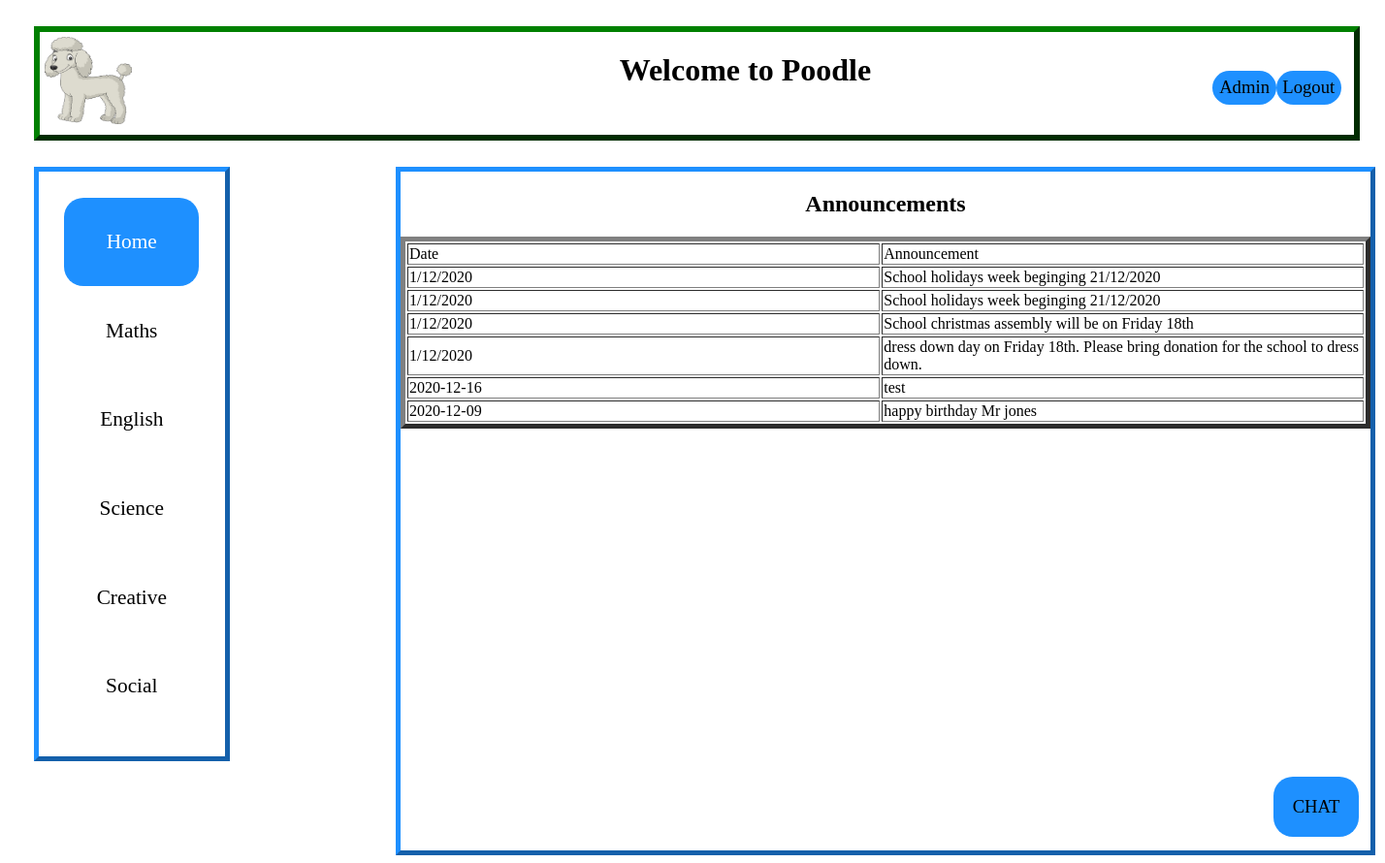
The page /home (signed in) on the database as committed earlier.
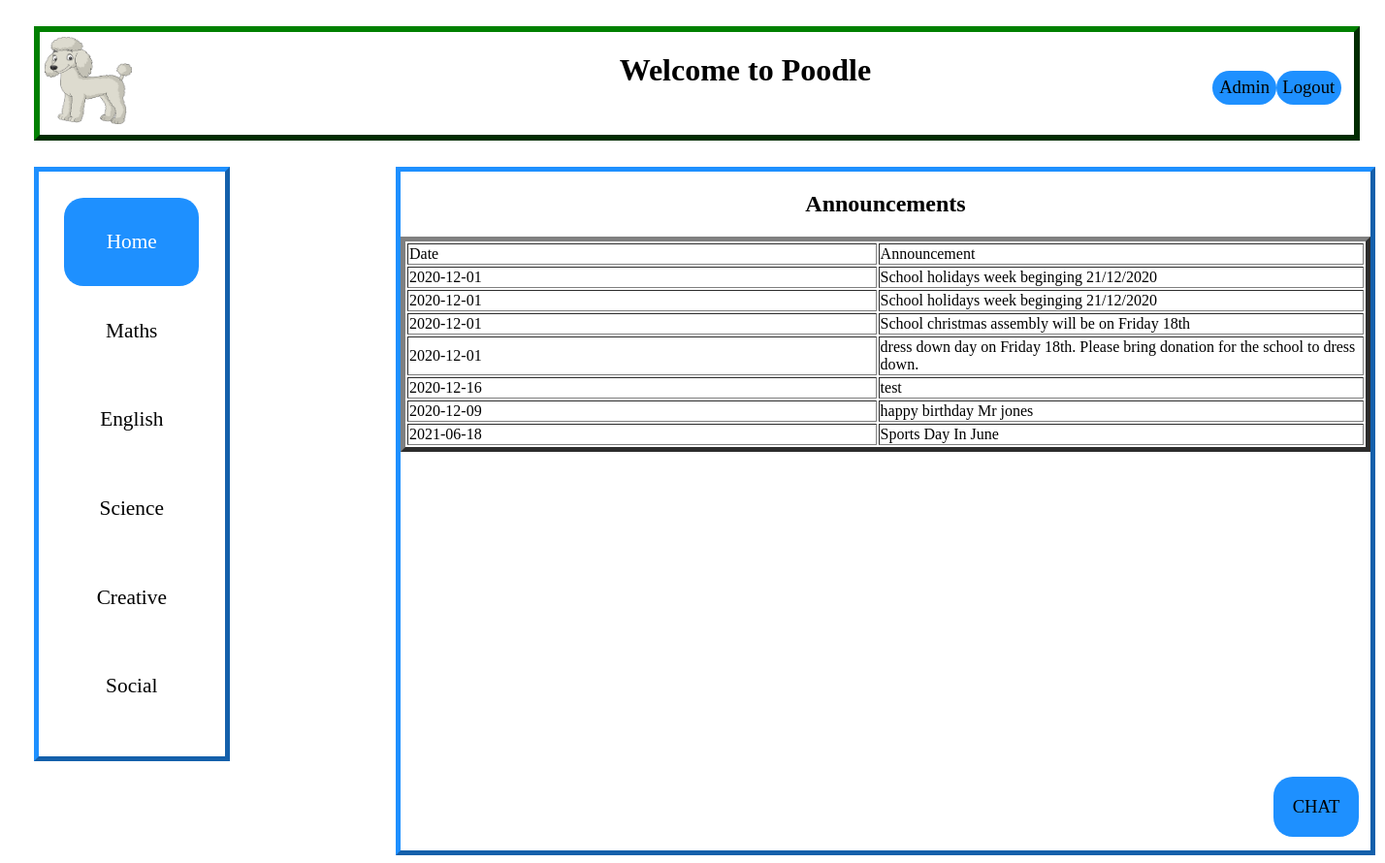
The same page on the database as committed later.
### tables this page shows
CREATE TABLE "announcements" (
	"Date"	TEXT,
	"Announcements"	TEXT
);

### poodle_project.py (the view)
@app.route('/home')
def home():
    if 'user' in session:
        rows = return_all('SELECT * FROM announcements')
        return render_template('home.html', rows=rows)
    else:
        return redirect(url_for('login'))

### poodle_project.py (called while the page is built)
def get_db():
    db = getattr(g, 'db', None)
    if db is None:
        db = sqlite3.connect(db_location)
        g.db = db
    return db

@app.teardown_appcontext
def close_db_connection(exception):
    db = getattr(g, 'db', None)
    if db is not None:
        db.close()

def return_all(query):
    cursor = get_db().execute(query)
    rv = cursor.fetchall()
    cursor.close()
    return rv

### templates/home.html (shortened to what this page needs)
{% extends "base.html" %}
{% block content %}
    <h2>Announcements</h2>
<table border="5">
    <thead>
    <td>Date</td>
    <td>Announcement</td>
</thead>
{% for row in rows %}
    <tr>
        <td>{{ row[0] }}</td>
        <td>{{ row[1] }}</td>
    </tr>
{% endfor %}
</table>
{% endblock %}

### templates/base.html (shortened to what this page needs)
<!DOCTYPE HTML>
<html lang="en">
<head>
    <link rel= "stylesheet" type= "text/css" href="{{ url_for('static',filename='css/base.css') }}">
</head>
<body>
    <div class="header">
        <img src="{{ url_for('static', filename='images/poodle.jpeg' ) }}" alt="poodle" style="height:90px;width:90px;padding:5px;position:relative; float:left;">
        <h1>Welcome to Poodle</h1>
            <a href="/logout">Logout</a>
            <a href="/admin">Admin</a>
    </div>
    <div class="left-nav">
        <div class="pill-nav">
            <a class="active" href="/home">Home</a>
            <a href="/maths">Maths</a>
            <a href="/english">English</a>
            <a href="/science">Science</a>
            <a href="/creative">Creative</a>
            <a href="/social">Social</a>
        </div>
    </div>
    <div class="announce">
        {% block content %}{% endblock %}
    </div>
    <div class="chat">
        <a href="/chatroom">CHAT</a>
    </div>
</body>
</html>

### static/css/base.css (style rules this page uses)
.pill-nav a { display: block; color: black; padding: 25pt; text-decoration: none; font-size: 16pt; border-radius: 15pt; text-align: center; }
.pill-nav a.active { background-color: dodgerblue; color: white; }
.left-nav { border: 5px outset dodgerblue; padding: 20pt; float: left; width: 5% height: 35%; margin-left: 20pt; }
.header { border: 5pt outset green; width:96%; height: 80pt; margin: 20pt; }
.header a { display: inline-block; background-color: dodgerblue; color: black; padding: 5pt; text-decoration: none; font-size: 14pt; border-radius: 15pt; text-align: center; position: relative; bottom: 30pt; right: 10pt; float: right; }
.header h1 { text-align: center; }
.announce { height: 700px; width:1000px; border: 5px outset dodgerblue; float: center; position: relative; margin-left:400px; }
.announce h2 { text-align: center; }
.announce td { width : 650px }
.chat a { float:right; display: inline-block; background-color: dodgerblue; color: black; padding: 15pt; text-decoration: none; font-size: 14pt; border-radius: 15pt; text-align: center; position: absolute; bottom: 20pt; right: 20pt; }

Rows that differ between the two databases and show on the page:
changed announcements (number 1 of 7 on the later page): Date "1/12/2020" → "2020-12-01"
changed announcements (number 2 of 7 on the later page): Date "1/12/2020" → "2020-12-01"
changed announcements "School christmas assembly will be on Friday 18th": Date "1/12/2020" → "2020-12-01"
changed announcements (number 4 of 7 on the later page): Date "1/12/2020" → "2020-12-01"
added announcements: Date "2021-06-18", Announcements "Sports Day In June"
